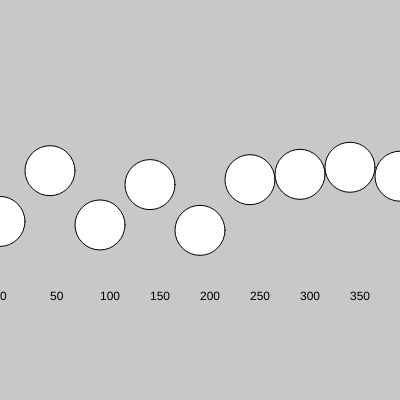
Frame 1 (no input)
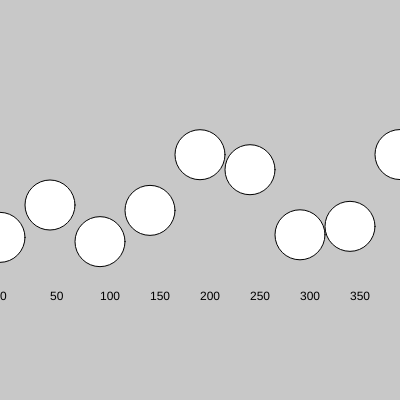
Frame 60 (no input)
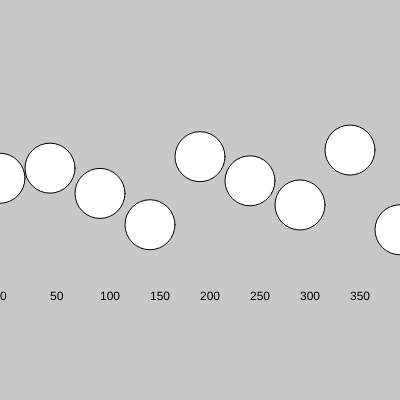
Frame 120 (the mouse pressed at the canvas centre since frame 60)

The p5.js sketch that drew these frames (run headless with seeded random() and noise() and a simulated clock; from frame 60 on, the mouse is pressed at the canvas centre):

// p5.js sketch
// ── sketch.js
/*
characters sketch 1/27/2020
*/

function setup() {
    createCanvas(400, 400);
}

function draw() {
    background(200);
    
    for(let x = 0; x <= width; x += 50) {
        let y = random(150, 250);
        ellipse(x, y, 50);
        text(x, x, 300);
    }
}
